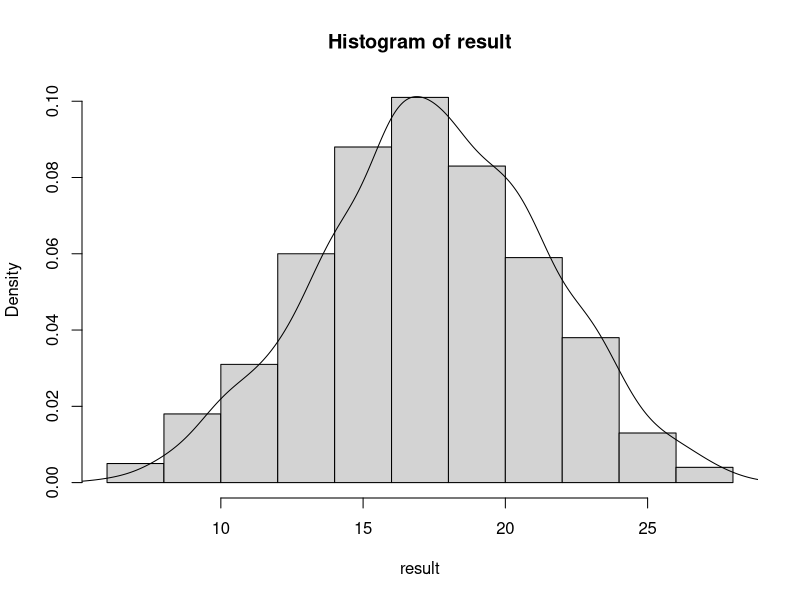
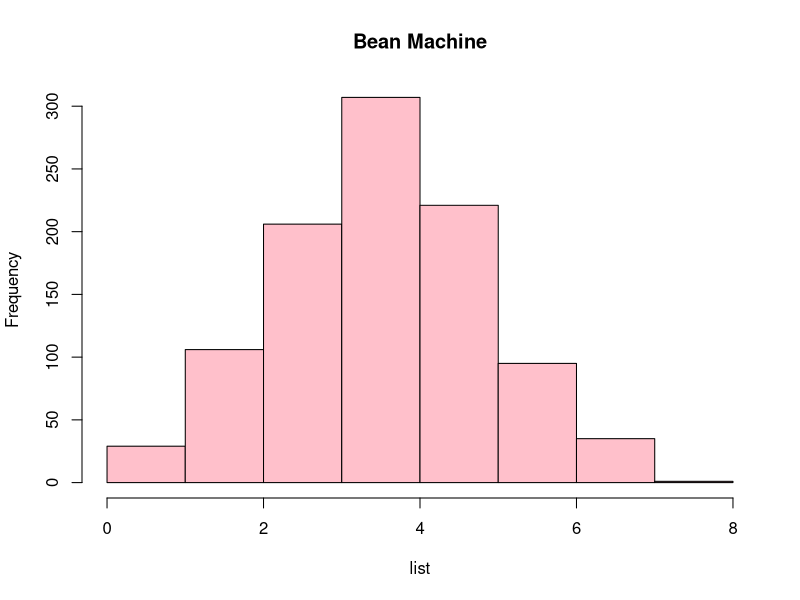
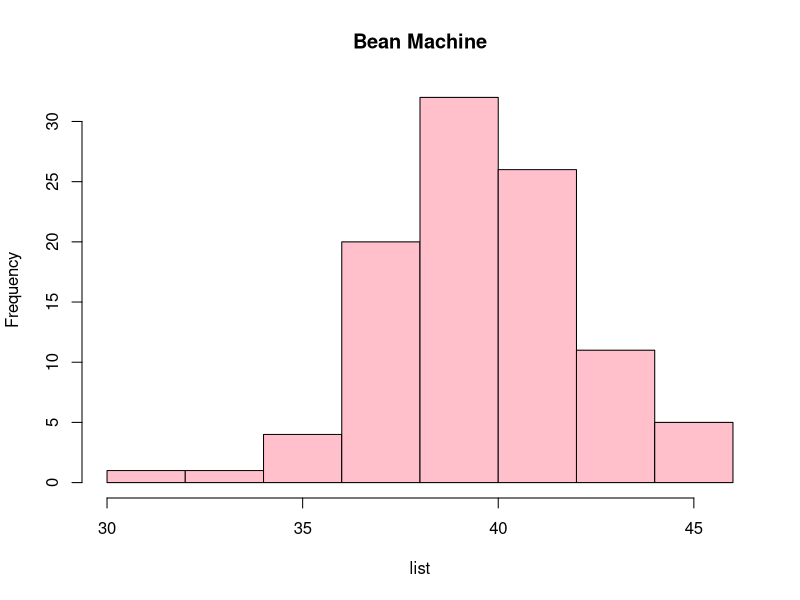
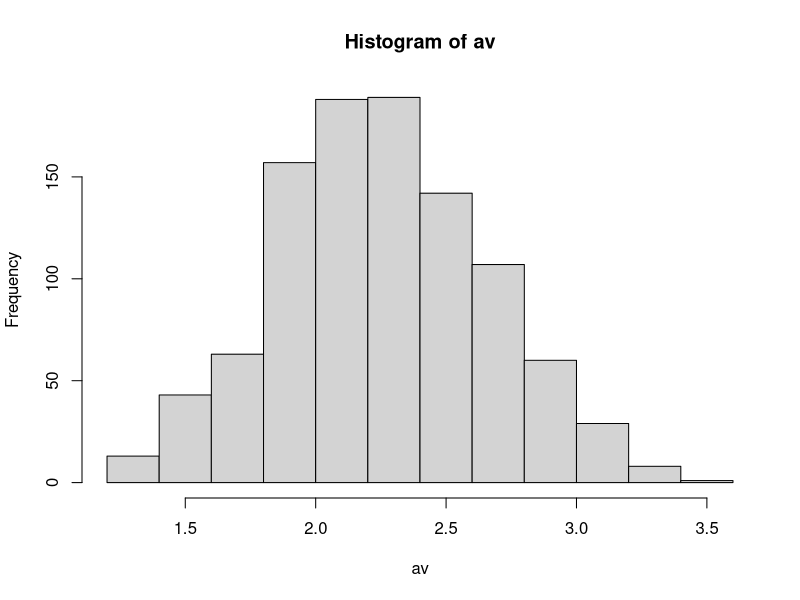
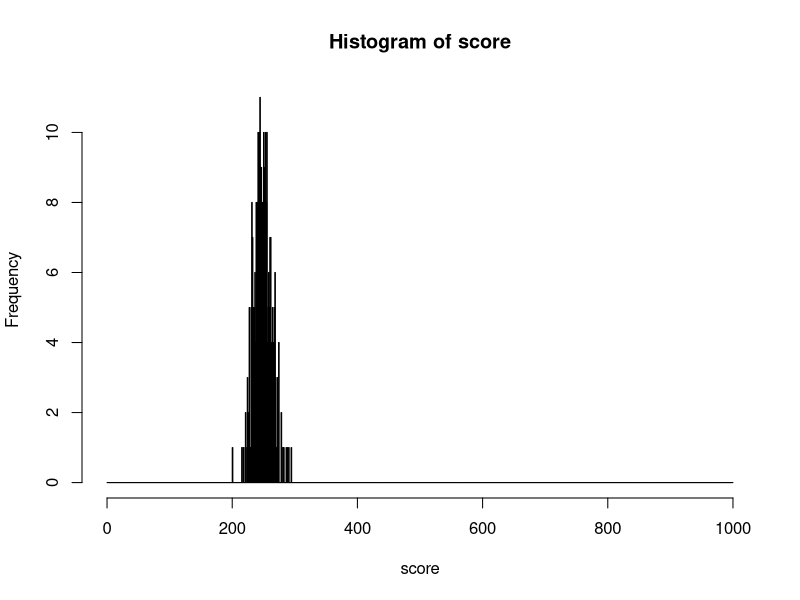

R code for these plots, in order:
## checked
# Rolling dice
result<-c()
for(i in 1:1000){
  dots=0
for(i in 1:5){
  dot<-sample(1:6,1)
  dots = dots+dot
}
 result <- c(result,dots) 
}

hist(result,freq = F)
lines(density(result))


#Bean machine
list<-c()
for (i in 1:1000){
  sum=0
  for (i in 1:8){
    posi<-sample(0:1,1)
    sum = sum + posi
  }
  list <- c(list,sum)
}
hist(list,col='pink',main = 'Bean Machine')

  #differnt probability
list<-c()
for (i in 1:100){
  sum=0
  # incresing the amount of independent random variable
  for (i in 1:50){
    posi<-sample(0:1,1,prob = c(0.8,0.2))
    sum = sum + posi
  }
  list <- c(list,sum)
}
list<-c()
#Mela
for (i in 1:100){
  s<-sum(sample(c(0,1),50,replace = T, prob = c(0.2,0.8)))
  list<-c(list,s)
}

hist(list,col='pink',main = 'Bean Machine')
summary(list)
sum(list==1)

# Class grade
score<-c()
for (i in 1:30){
  s<-sample(0:1,10,prob = c(0.75,0.25),replace = T)
  score<-c(score,sum(s))
}
av<-c()
for (i in 1:1000){
  st<-sample(score,10,replace = F)
  av<-c(av,sum(st)/10)
}
hist(av)

# question number maximization
score<-c()
for (i in 1:300){
  s<-sample(0:1,1000,prob = c(0.75,0.25),replace = T)
  score<-c(score,sum(s))
}

hist(score,breaks = 0:1000)
